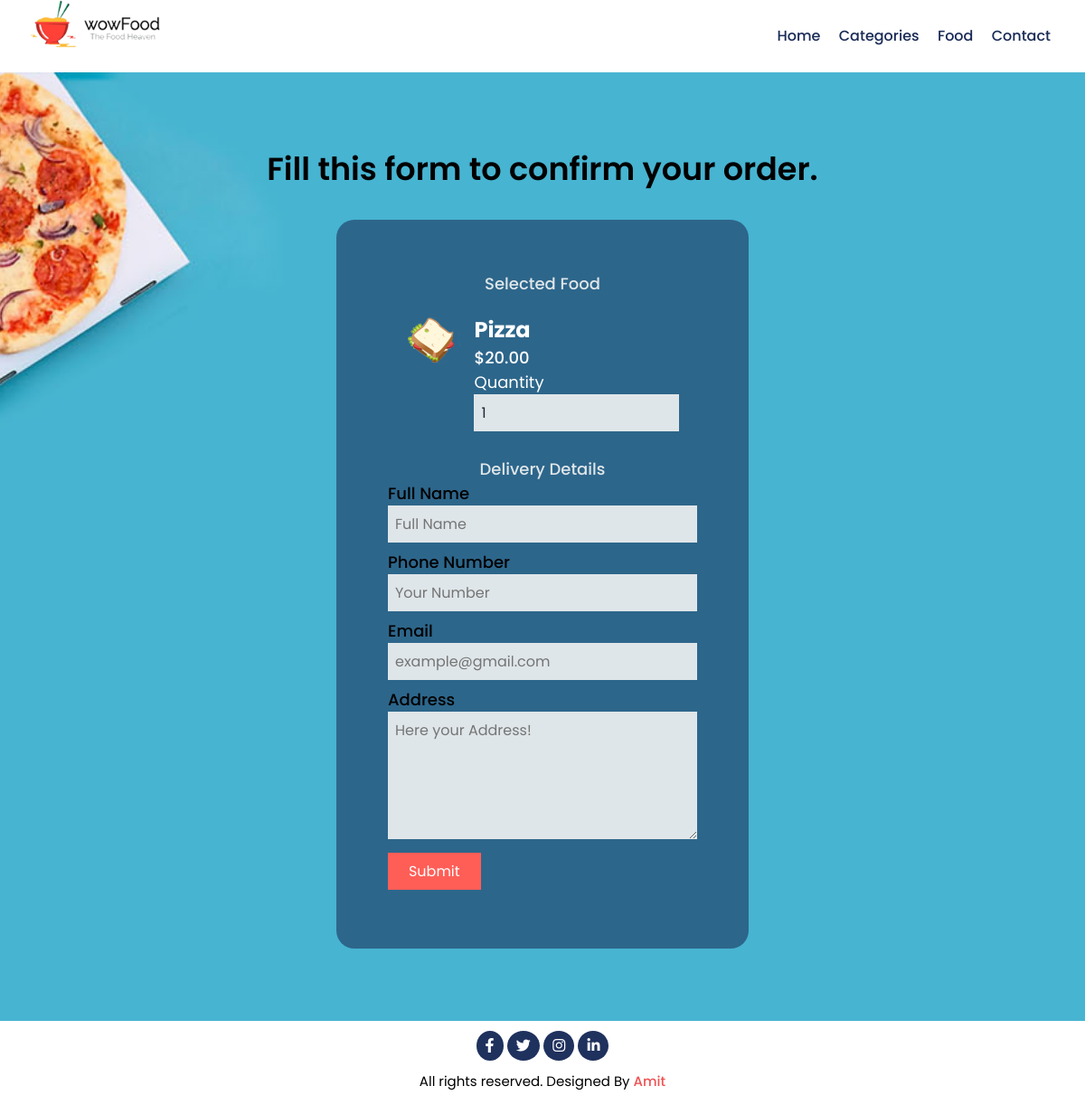
Screenshot of /order.php?food_id=23 with the database file from the repository.
### tables this page shows
CREATE TABLE `tbl_food` (
  `id` int(11) NOT NULL,
  `title` varchar(100) NOT NULL,
  `description` text NOT NULL,
  `price` decimal(10,2) NOT NULL,
  `image_name` varchar(255) NOT NULL,
  `category_id` int(10) UNSIGNED NOT NULL,
  `featured` varchar(10) NOT NULL,
  `active` varchar(10) NOT NULL
);

### order.php (the view, shortened to what this page needs)
<?php
  require_once('partials-front/header-menu.php');
  if(isset($_GET['food_id'])){
    $food_id = $_GET['food_id'];
    $sql = mysqli_query($connection, "SELECT * FROM tbl_food WHERE id = '$food_id'");
    $rows = mysqli_fetch_assoc($sql);
    $title = $rows['title'];
    $price = $rows['price'];
    $image_name = $rows['image_name'];
  }else{
    echo "Not Avilable";
  }
?>
      <div class="take-order">
        <div class="container">
          <h2>Fill this form to confirm your order.</h2>
          <form class="m-width" action="" method="POST">
            <fieldset>
              <legend>Selected Food</legend>
              <div class="order">
                <div class="order-img">
                  <?php
                    if($image_name != ""){
                      ?>
                      <img src="<?php echo SITEURL; ?>/img/food/<?php echo $image_name; ?>" alt="Pizza">
                      <?php
                    }else{
                      echo "Image not added";
                    }
                  ?>
                </div>
                <div class="order-des">
                  <h3><?php echo $title; ?></h3>
                  <h4 class="price-clr"><?php echo '$'.$price; ?></h4>
                  <p>Quantity</p>
                  <input type="number" name="qty" value="1" required>
                </div>
              </div>
            </fieldset>
            <fieldset>
              <legend>Delivery Details</legend>
              <label for="f">Full Name</label><br>
              <input type="text" name="customer_name" id="f" placeholder="Full Name"><br>
              <label for="n">Phone Number</label><br>
              <input type="text" name="customer_contact" id="n" placeholder="Your Number"><br>
              <label for="e">Email</label><br>
              <input type="email" name="customer_email" id="e" placeholder="example@gmail.com"><br>
              <label for="a">Address</label><br>
              <textarea name="customer_address" id="a" cols="30" rows="5" placeholder="Here your Address!"></textarea><br>
              <input class="sub-btn" type="submit" name="submit" value="Submit">
            </fieldset>
          </form>
        </div>
      </div>
<?php require_once('partials-front/footer.php'); ?>

### css/style.css (style rules this page uses)
* { margin: 0; padding: 0; font-family: 'Poppins', sans-serif; box-sizing: border-box; }
h2 { text-align: center; font-size: 35px; font-weight: 600; }
h3 { font-size: 24px; }
h4 { font-size: 18px; color: #c0392b; }
.container { max-width: 95%; margin: 0 auto; }
.take-order { background-image: url('../img/bg.jpg'); background-repeat: no-repeat; background-position: center; background-size: cover; padding: 80px 0; }
.m-width { max-width: 40%; margin: 0 auto; padding: 5%; background-color: #192a568f; border-radius: 20px; margin-top: 30px; }
.order { display: flex; flex-wrap: wrap; padding: 20px; color: #ffffff; }
.order .order-img { width: 20%; float: left; margin-right: 5%; overflow: hidden; }
.order .order-img img { width: 100%; border-radius: 10px; }
.order .order-des { width: 75%; text-align: left; overflow: hidden; }
.order .order-des h4 { color: #ffffff; }
.order .order-des p { color: #ffffff; font-size: 18px; }
.order-des .price-clr { color: #c0392b; font-weight: 500; }
.m-width input[type="text"], .m-width input[type="email"], .m-width input[type="text"], .m-width input[type="number"], .m-width textarea { color: #1e272e; font-size: 16px; width: 100%; background-color: #dfe6e9; padding: 8px; border: none; margin-bottom: 8px; }
.m-width label { font-size: 18px; font-weight: 500; text-align: left; margin-bottom: 5px; }
.m-width fieldset { border: none; }
.m-width fieldset legend { text-align: center; font-size: 18px; font-weight: 500; color: #dfe6e9; }
.sub-btn { width: 30%; background-color: #ff5e57; color: #ffffff; font-size: 16px; padding: 8px; border: none; margin-bottom: 8px; }

### rows the page displays
tbl_food: image_name (picture), title "Pizza", price "20.00"
